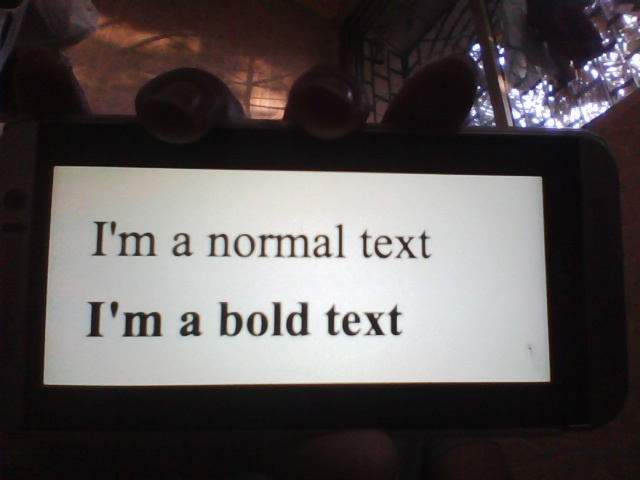
#> input picture image_filtering/captured.jpg, 640 x 480 px
$ python img_filtering.py
#> lines starting #> are read from the running program, lines starting #| are printed output that depends on the picture
import cv2
from PIL import ImageFilter
from PIL import Image

im = Image.open('captured.jpg')
#> im is the input picture: PIL image 640x480 RGB; mean R, G, B 90.7, 85.2, 85
im.show()

im1 = im.filter(ImageFilter.BLUR)
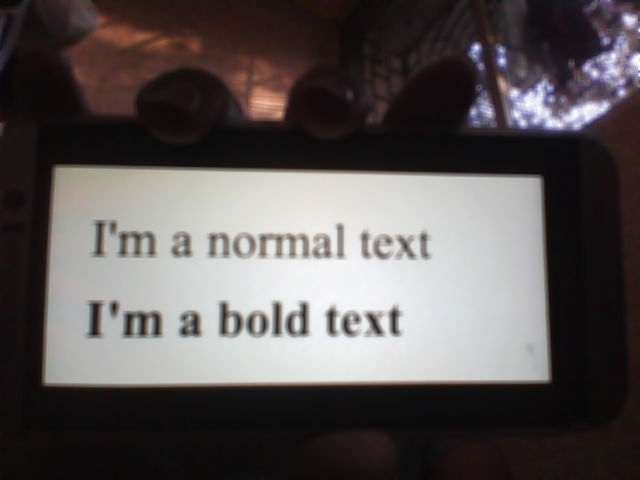
#> im1: PIL image 640x480 RGB; mean R, G, B 90.7, 85.2, 85
im1.save('blur.jpg')

im3 = im.filter(ImageFilter.MinFilter)  # same as MinFilter(3)
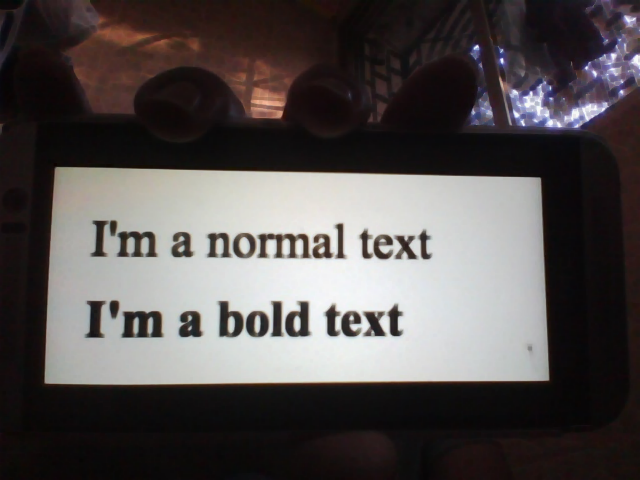
#> im3: PIL image 640x480 RGB; mean R, G, B 85.3, 80.1, 79.6
im3.save('minifilter.jpg')

im4 = im.filter(ImageFilter.FIND_EDGES)
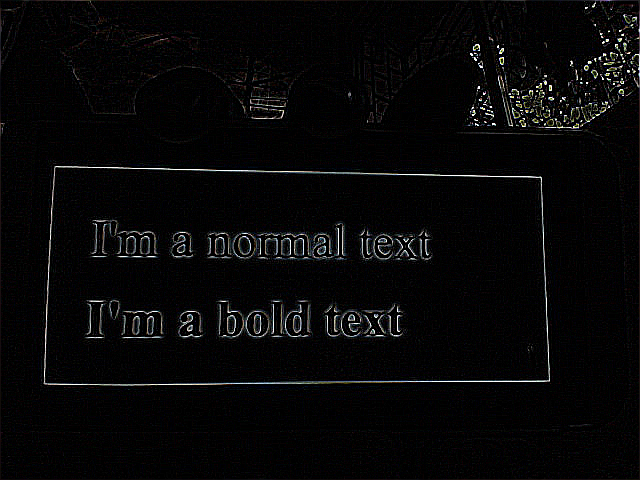
#> im4: PIL image 640x480 RGB; mean R, G, B 7.6, 7.3, 7.8
im4.save('edge.jpg')

im5 = im.filter(ImageFilter.EDGE_ENHANCE)
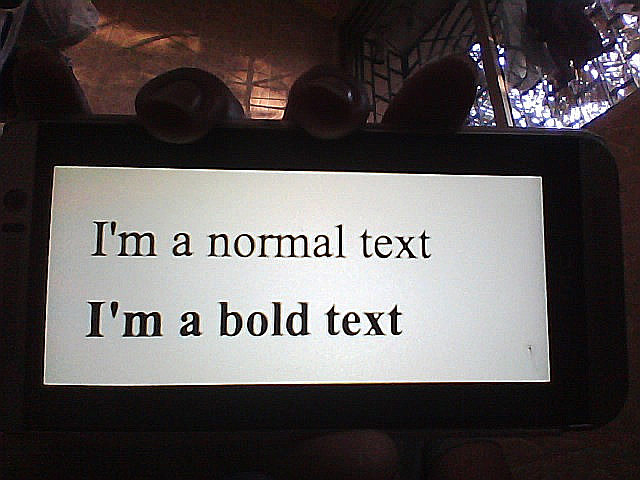
#> im5: PIL image 640x480 RGB; mean R, G, B 90.7, 85.4, 85.3
im5.save('edgeEN.jpg')

im6 = im.filter(ImageFilter.EDGE_ENHANCE_MORE)
im6.save('edgeENMMMMM.jpg')

im8 = im.filter(ImageFilter.DETAIL)
im8.save('detail.jpg')

im9 = im.filter(ImageFilter.EMBOSS)
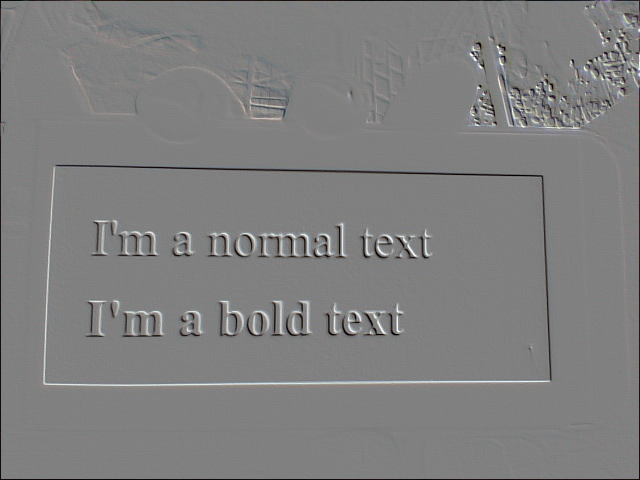
#> im9: PIL image 640x480 RGB; mean R, G, B 127.4, 127.3, 127.3
im9.save('emboss.jpg')

im10 = im.filter(ImageFilter.SMOOTH)
im10.save('smooth.jpg')

im11 = im.filter(ImageFilter.SMOOTH_MORE)
im11.save('smoothmmmm.jpg')

im12 = im.filter(ImageFilter.SHARPEN)
im12.save('sharpen.jpg')
